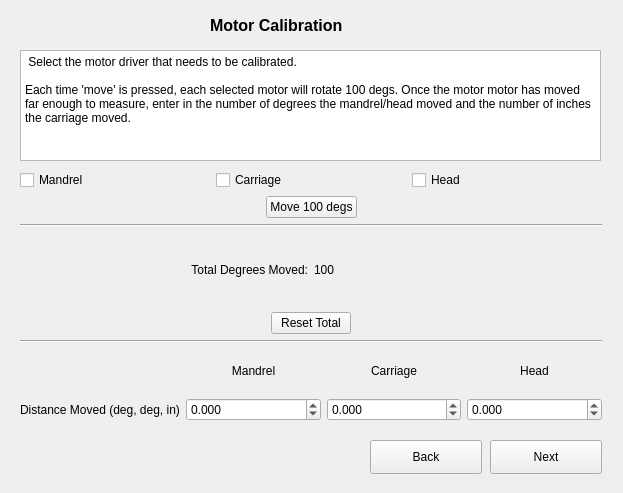
<?xml version="1.0" encoding="UTF-8"?>
<ui version="4.0">
 <class>WizardPage</class>
 <widget class="QWizardPage" name="WizardPage">
  <property name="geometry">
   <rect>
    <x>0</x>
    <y>0</y>
    <width>623</width>
    <height>493</height>
   </rect>
  </property>
  <property name="windowTitle">
   <string>WizardPage</string>
  </property>
  <widget class="QPushButton" name="pushButton_5">
   <property name="geometry">
    <rect>
     <x>370</x>
     <y>440</y>
     <width>112</width>
     <height>34</height>
    </rect>
   </property>
   <property name="text">
    <string>Back</string>
   </property>
  </widget>
  <widget class="QPushButton" name="pushButton_4">
   <property name="geometry">
    <rect>
     <x>490</x>
     <y>440</y>
     <width>112</width>
     <height>34</height>
    </rect>
   </property>
   <property name="text">
    <string>Next</string>
   </property>
  </widget>
  <widget class="QPlainTextEdit" name="plainTextEdit_3">
   <property name="geometry">
    <rect>
     <x>20</x>
     <y>50</y>
     <width>581</width>
     <height>111</height>
    </rect>
   </property>
   <property name="autoFillBackground">
    <bool>false</bool>
   </property>
   <property name="frameShadow">
    <enum>QFrame::Plain</enum>
   </property>
   <property name="verticalScrollBarPolicy">
    <enum>Qt::ScrollBarAlwaysOff</enum>
   </property>
   <property name="horizontalScrollBarPolicy">
    <enum>Qt::ScrollBarAlwaysOff</enum>
   </property>
   <property name="plainText">
    <string> Select the motor driver that needs to be calibrated. 

Each time 'move' is pressed, each selected motor will rotate 100 degs. Once the motor motor has moved far enough to measure, enter in the number of degrees the mandrel/head moved and the number of inches the carriage moved.
</string>
   </property>
   <property name="textInteractionFlags">
    <set>Qt::NoTextInteraction</set>
   </property>
  </widget>
  <widget class="QWidget" name="verticalLayoutWidget_6">
   <property name="geometry">
    <rect>
     <x>20</x>
     <y>170</y>
     <width>582</width>
     <height>251</height>
    </rect>
   </property>
   <layout class="QVBoxLayout" name="verticalLayout_6">
    <item>
     <layout class="QHBoxLayout" name="horizontalLayout_20">
      <item>
       <widget class="QCheckBox" name="checkBox_Mandrel_3">
        <property name="layoutDirection">
         <enum>Qt::LeftToRight</enum>
        </property>
        <property name="text">
         <string>Mandrel</string>
        </property>
       </widget>
      </item>
      <item>
       <widget class="QCheckBox" name="checkBox_Carriage_3">
        <property name="text">
         <string>Carriage</string>
        </property>
       </widget>
      </item>
      <item>
       <widget class="QCheckBox" name="checkBox_Head_3">
        <property name="text">
         <string>Head</string>
        </property>
       </widget>
      </item>
     </layout>
    </item>
    <item>
     <layout class="QHBoxLayout" name="horizontalLayout_21">
      <item>
       <spacer name="horizontalSpacer_11">
        <property name="orientation">
         <enum>Qt::Horizontal</enum>
        </property>
        <property name="sizeHint" stdset="0">
         <size>
          <width>40</width>
          <height>20</height>
         </size>
        </property>
       </spacer>
      </item>
      <item>
       <widget class="QPushButton" name="pushButton_100degs_2">
        <property name="text">
         <string>Move 100 degs</string>
        </property>
       </widget>
      </item>
      <item>
       <spacer name="horizontalSpacer_12">
        <property name="orientation">
         <enum>Qt::Horizontal</enum>
        </property>
        <property name="sizeHint" stdset="0">
         <size>
          <width>40</width>
          <height>20</height>
         </size>
        </property>
       </spacer>
      </item>
     </layout>
    </item>
    <item>
     <widget class="Line" name="line_9">
      <property name="orientation">
       <enum>Qt::Horizontal</enum>
      </property>
     </widget>
    </item>
    <item>
     <layout class="QHBoxLayout" name="horizontalLayout_22">
      <item>
       <widget class="QLabel" name="label_DegsMoved_2">
        <property name="text">
         <string>Total Degrees Moved:</string>
        </property>
        <property name="alignment">
         <set>Qt::AlignRight|Qt::AlignTrailing|Qt::AlignVCenter</set>
        </property>
       </widget>
      </item>
      <item>
       <widget class="QLabel" name="label_DegsMoved_3">
        <property name="text">
         <string>100</string>
        </property>
        <property name="alignment">
         <set>Qt::AlignLeading|Qt::AlignLeft|Qt::AlignVCenter</set>
        </property>
       </widget>
      </item>
     </layout>
    </item>
    <item>
     <layout class="QHBoxLayout" name="horizontalLayout_23">
      <item>
       <spacer name="horizontalSpacer_13">
        <property name="orientation">
         <enum>Qt::Horizontal</enum>
        </property>
        <property name="sizeHint" stdset="0">
         <size>
          <width>40</width>
          <height>20</height>
         </size>
        </property>
       </spacer>
      </item>
      <item>
       <widget class="QPushButton" name="pushButton_ResetTotal_2">
        <property name="text">
         <string>Reset Total</string>
        </property>
       </widget>
      </item>
      <item>
       <spacer name="horizontalSpacer_14">
        <property name="orientation">
         <enum>Qt::Horizontal</enum>
        </property>
        <property name="sizeHint" stdset="0">
         <size>
          <width>40</width>
          <height>20</height>
         </size>
        </property>
       </spacer>
      </item>
     </layout>
    </item>
    <item>
     <widget class="Line" name="line_10">
      <property name="orientation">
       <enum>Qt::Horizontal</enum>
      </property>
     </widget>
    </item>
    <item>
     <layout class="QGridLayout" name="gridLayout_4">
      <item row="1" column="2">
       <widget class="QDoubleSpinBox" name="doubleSpinBox_DM_Carriage_2">
        <property name="decimals">
         <number>3</number>
        </property>
        <property name="minimum">
         <double>-100.000000000000000</double>
        </property>
        <property name="maximum">
         <double>10000.000000000000000</double>
        </property>
       </widget>
      </item>
      <item row="1" column="0">
       <widget class="QLabel" name="label_24">
        <property name="text">
         <string>Distance Moved (deg, deg, in)</string>
        </property>
       </widget>
      </item>
      <item row="1" column="1">
       <widget class="QDoubleSpinBox" name="doubleSpinBox_DM_Mandrel_2">
        <property name="decimals">
         <number>3</number>
        </property>
        <property name="minimum">
         <double>-100.000000000000000</double>
        </property>
        <property name="maximum">
         <double>10000.000000000000000</double>
        </property>
       </widget>
      </item>
      <item row="0" column="3">
       <widget class="QLabel" name="label_28">
        <property name="text">
         <string>Head</string>
        </property>
        <property name="alignment">
         <set>Qt::AlignCenter</set>
        </property>
       </widget>
      </item>
      <item row="1" column="3">
       <widget class="QDoubleSpinBox" name="doubleSpinBox_DM_Head_2">
        <property name="decimals">
         <number>3</number>
        </property>
        <property name="minimum">
         <double>-100.000000000000000</double>
        </property>
        <property name="maximum">
         <double>10000.000000000000000</double>
        </property>
       </widget>
      </item>
      <item row="0" column="1">
       <widget class="QLabel" name="label_26">
        <property name="text">
         <string>Mandrel</string>
        </property>
        <property name="alignment">
         <set>Qt::AlignCenter</set>
        </property>
       </widget>
      </item>
      <item row="0" column="2">
       <widget class="QLabel" name="label_27">
        <property name="text">
         <string>Carriage</string>
        </property>
        <property name="alignment">
         <set>Qt::AlignCenter</set>
        </property>
       </widget>
      </item>
     </layout>
    </item>
   </layout>
  </widget>
  <widget class="QLabel" name="label">
   <property name="geometry">
    <rect>
     <x>210</x>
     <y>10</y>
     <width>221</width>
     <height>31</height>
    </rect>
   </property>
   <property name="font">
    <font>
     <pointsize>12</pointsize>
     <weight>75</weight>
     <bold>true</bold>
    </font>
   </property>
   <property name="text">
    <string>Motor Calibration</string>
   </property>
  </widget>
 </widget>
 <resources/>
 <connections/>
</ui>
